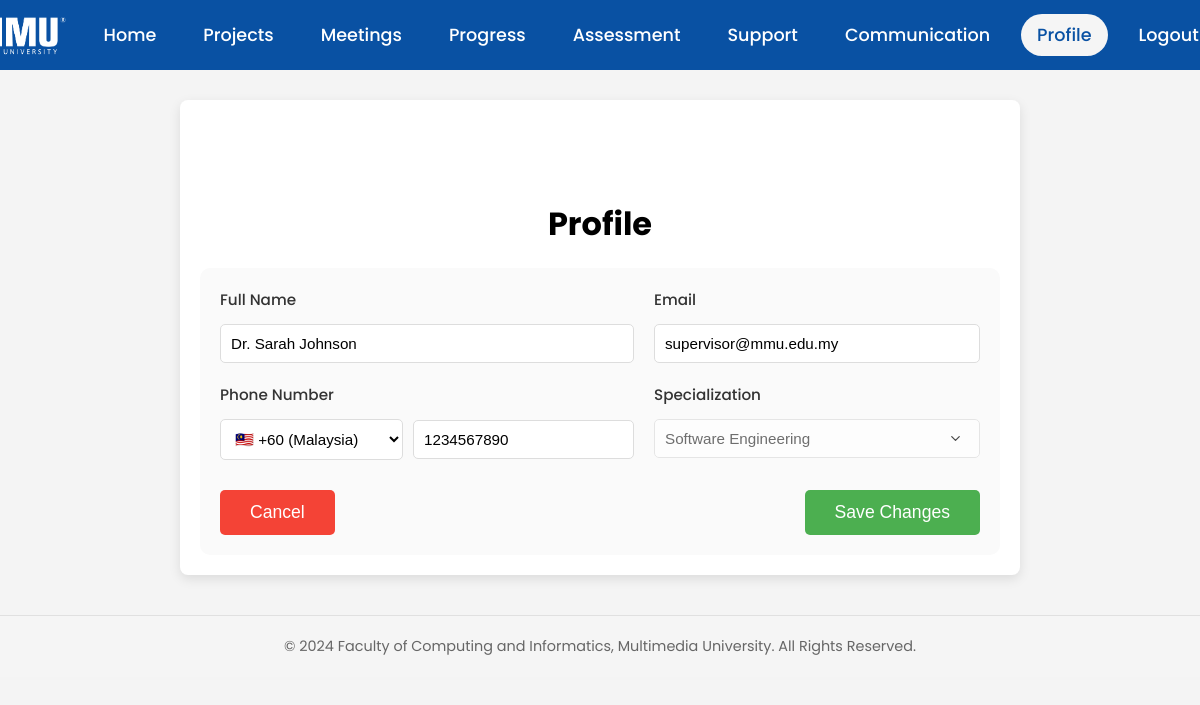
Screenshot of /pages/profile/profile-page.php (signed in) with the database file from the repository.
### pages/profile/profile-page.php (the view, shortened to what this page needs)
<?php
require_once '../../components/navbar.php';
$conn = OpenCon();
$user_id = $_SESSION['user_id'];
$stmt = $conn->prepare("SELECT full_name, email, role, country_code, phone_number FROM users WHERE user_id = ?");
$stmt->bind_param("i", $user_id);
$stmt->execute();
$result = $stmt->get_result();
$user_data = $result->fetch_assoc();
?>
<!DOCTYPE html>
<html lang="en">
<head>
    <link rel="stylesheet" href="../../index.css">
    <link rel="stylesheet" href="./profile-page.css">
    <link href="https://cdnjs.cloudflare.com/ajax/libs/font-awesome/6.0.0/css/all.min.css" rel="stylesheet">
</head>
<body>
<?php echo getNavbar('profile'); ?>
    <div class="section content-section" id="profile">
        <h2>Profile</h2>
        <div class="profile-container">
            <form class="profile-form">
                <div class="form-grid">
                    <div class="form-group">
                        <label for="fullName">Full Name</label>
                        <input type="text" id="fullName" name="full_name" value="<?php echo htmlspecialchars($user_data['full_name']); ?>">
                    </div>
                    <div class="form-group">
                        <label for="email">Email</label>
                        <input type="email" id="email" name="email" value="<?php echo htmlspecialchars($user_data['email']); ?>">
                    </div>
                    <div class="form-group">
                        <label for="phone">Phone Number</label>
                        <div class="phone-input-group">
                            <select name="country_code" id="country_code">
                                <option value="+60" <?php echo ($user_data['country_code'] === '+60') ? 'selected' : ''; ?>>🇲🇾 +60 (Malaysia)</option>
                            </select>
                            <input type="text" name="phone_number" id="phone" value="<?php echo htmlspecialchars($user_data['phone_number'] ?? ''); ?>" pattern="^\d+$" title="Enter only digits">
                        </div>
                    </div>
                    <div class="form-group">
                        <label for="specialization">Specialization</label>
                        <select name="specialization" id="specialization" <?php echo $user_data['role'] !== 'student' ? 'disabled' : ''; ?>>
                            <option value="SE" <?php echo ($user_data['specialization'] ?? '') === 'SE' ? 'selected' : ''; ?>>Software Engineering</option>
                        </select>
                    </div>
                </div>
                <div class="form-actions">
                    <button type="button" class="cancel-btn" onclick="resetForm()">Cancel</button>
                    <button type="button" class="save-btn" onclick="updateProfile()">Save Changes</button>
                </div>
            </form>
        </div>
    </div>
    <footer>
        <p>&copy; 2024 Faculty of Computing and Informatics, Multimedia University. All Rights Reserved.</p>
    </footer>
</body>
</html>

### index.css (style rules this page uses)
body { font-family: 'Poppins', sans-serif; margin: 0; padding: 0; min-height: 100vh; background-color: #F7F9FC; }
.content-section { padding-top: 80px; }
#profile.content-section { padding-top: 80px; }
footer { text-align: center; padding: 20px; margin-top: 40px; background-color: #f5f5f5; border-top: 1px solid #e0e0e0; }
footer p { margin: 0; color: #666; font-size: 0.9rem; }

### pages/profile/profile-page.css (style rules this page uses)
body { font-family: 'Poppins', sans-serif; margin: 0; padding: 0; background-color: #f4f4f4; color: black; }
h2 { font-size: 2em; margin: 20px 0; text-align: center; }
.section { max-width: 800px; margin: 20px auto; margin-top: 100px; padding: 20px; background-color: #fff; border-radius: 8px; box-shadow: 0px 4px 12px rgba(0, 0, 0, 0.1); }
.profile-container { width: 100%; }
.profile-form { max-width: 800px; margin: 0 auto; padding: 20px; background-color: #fafafa; border-radius: 10px; }
.form-grid { display: grid; grid-template-columns: 1fr 1fr; gap: 20px; }
.form-group { display: flex; flex-direction: column; }
.form-group label { font-size: 1em; margin-bottom: 5px; }
.form-group input { padding: 10px; font-size: 1em; border: 1px solid #ddd; border-radius: 5px; background-color: #fff; }
.form-actions { display: flex; justify-content: space-between; margin-top: 30px; }
.cancel-btn, .save-btn { padding: 12px 30px; font-size: 1.1em; border: none; border-radius: 5px; cursor: pointer; }
.cancel-btn { background-color: #f44336; color: white; }
.save-btn { background-color: #4CAF50; color: white; }
.profile-container { display: flex; flex-direction: column; justify-content: flex-start; align-items: center; gap: 20px; }
footer { text-align: center; padding: 20px; margin-top: 40px; background-color: #f5f5f5; border-top: 1px solid #e0e0e0; }
footer p { margin: 0; color: #666; font-size: 0.9rem; }
.phone-input-group { display: flex; gap: 10px; align-items: center; }
.phone-input-group select { padding: 10px; border: 1px solid #ddd; border-radius: 5px; background-color: white; min-width: 180px; cursor: pointer; font-size: 0.9em; }
.phone-input-group input { flex: 1; min-width: 0; }
select[name="specialization"] { width: 100%; padding: 10px; font-size: 1em; border: 1px solid #ddd; border-radius: 5px; background-color: white; cursor: pointer; color: #333; appearance: none; -webkit-appearance: none; -moz-appearance: none; background-repeat: no-repeat; background-position: right 1rem center; background-size: 1em; }
select[name="specialization"] option { color: #333; padding: 10px; }
.form-group { display: flex; flex-direction: column; gap: 8px; }
.form-group label { font-size: 0.95em; color: #333; font-weight: 500; }
.form-group input, .form-group select { padding: 10px; border: 1px solid #ddd; border-radius: 5px; font-size: 0.95em; transition: border-color 0.3s ease; }

### rows the page displays
users: full_name "Dr. Sarah Johnson", email "supervisor@mmu.edu.my", country_code "🇲🇾 +60 (Malaysia)", phone_number "1234567890", specialization "Software Engineering"
